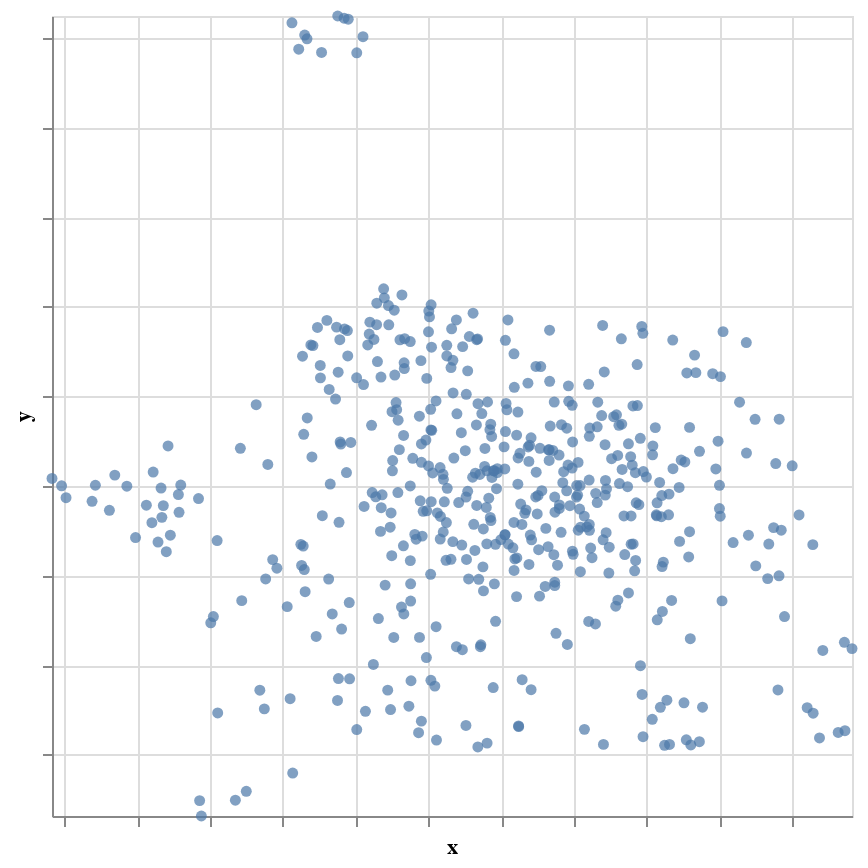

Here is the notebook cell this chart was saved with:
### Markdown cell above
### Display the cluster

### Code cell
alt.Chart(data_umap).mark_circle().encode(
    alt.X('x', scale=alt.Scale(domain=x_domain), axis=alt.Axis(labels=False)),
    alt.Y('y', scale=alt.Scale(domain=y_domain), axis=alt.Axis(labels=False)),
    tooltip=metadata
).properties(width=400, height=400)

### Figure 1 — Vega-Lite specification as saved in the notebook (floating-point values rounded to 4 significant figures; data arrays with more than 128 entries replaced by an {"elided": "..."} marker saying what was removed)
{"config": {"view": {"continuousWidth": 400, "continuousHeight": 300}}, "data": {"name": "data-60515576373c3b4a99e9a1e710c9b448"}, "mark": "circle", "encoding": {"tooltip": {"field": "title", "type": "nominal"}, "x": {"axis": {"labels": false}, "field": "x", "scale": {"domain": [5.831, 16.82]}, "type": "quantitative"}, "y": {"axis": {"labels": false}, "field": "y", "scale": {"domain": [8.633, 26.49]}, "type": "quantitative"}}, "height": 400, "width": 400, "$schema": "https://vega.github.io/schema/vega-lite/v4.17.0.json", "datasets": {"data-60515576373c3b4a99e9a1e710c9b448": {"elided": "500 records"}}}
